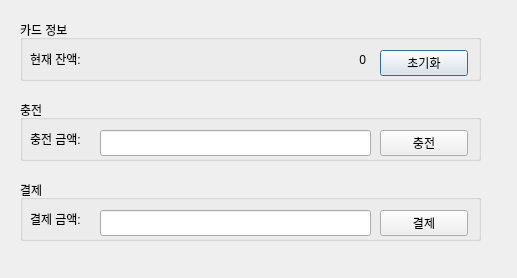
<?xml version="1.0" encoding="UTF-8"?>
<ui version="4.0">
 <class>Dialog</class>
 <widget class="QDialog" name="Dialog">
  <property name="geometry">
   <rect>
    <x>0</x>
    <y>0</y>
    <width>517</width>
    <height>278</height>
   </rect>
  </property>
  <property name="windowTitle">
   <string>Dialog</string>
  </property>
  <widget class="QGroupBox" name="groupBox">
   <property name="geometry">
    <rect>
     <x>20</x>
     <y>20</y>
     <width>461</width>
     <height>61</height>
    </rect>
   </property>
   <property name="title">
    <string>카드 정보</string>
   </property>
   <widget class="QPushButton" name="resetButton">
    <property name="geometry">
     <rect>
      <x>360</x>
      <y>30</y>
      <width>88</width>
      <height>26</height>
     </rect>
    </property>
    <property name="text">
     <string>초기화</string>
    </property>
   </widget>
   <widget class="QLabel" name="label">
    <property name="geometry">
     <rect>
      <x>10</x>
      <y>30</y>
      <width>71</width>
      <height>18</height>
     </rect>
    </property>
    <property name="text">
     <string>현재 잔액:</string>
    </property>
   </widget>
   <widget class="QLabel" name="totalLabel">
    <property name="geometry">
     <rect>
      <x>85</x>
      <y>30</y>
      <width>261</width>
      <height>20</height>
     </rect>
    </property>
    <property name="text">
     <string>0</string>
    </property>
    <property name="alignment">
     <set>Qt::AlignRight|Qt::AlignTrailing|Qt::AlignVCenter</set>
    </property>
   </widget>
  </widget>
  <widget class="QGroupBox" name="groupBox_2">
   <property name="geometry">
    <rect>
     <x>20</x>
     <y>100</y>
     <width>461</width>
     <height>61</height>
    </rect>
   </property>
   <property name="title">
    <string>충전</string>
   </property>
   <widget class="QPushButton" name="chargeButton">
    <property name="geometry">
     <rect>
      <x>360</x>
      <y>30</y>
      <width>88</width>
      <height>26</height>
     </rect>
    </property>
    <property name="text">
     <string>충전</string>
    </property>
   </widget>
   <widget class="QLabel" name="label_3">
    <property name="geometry">
     <rect>
      <x>10</x>
      <y>30</y>
      <width>71</width>
      <height>18</height>
     </rect>
    </property>
    <property name="text">
     <string>충전 금액:</string>
    </property>
   </widget>
   <widget class="QLineEdit" name="chargeEdit">
    <property name="geometry">
     <rect>
      <x>80</x>
      <y>30</y>
      <width>271</width>
      <height>26</height>
     </rect>
    </property>
    <property name="alignment">
     <set>Qt::AlignRight|Qt::AlignTrailing|Qt::AlignVCenter</set>
    </property>
   </widget>
  </widget>
  <widget class="QGroupBox" name="groupBox_3">
   <property name="geometry">
    <rect>
     <x>20</x>
     <y>180</y>
     <width>461</width>
     <height>61</height>
    </rect>
   </property>
   <property name="title">
    <string>결제</string>
   </property>
   <widget class="QPushButton" name="paymentButton">
    <property name="geometry">
     <rect>
      <x>360</x>
      <y>30</y>
      <width>88</width>
      <height>26</height>
     </rect>
    </property>
    <property name="text">
     <string>결제</string>
    </property>
   </widget>
   <widget class="QLabel" name="label_4">
    <property name="geometry">
     <rect>
      <x>10</x>
      <y>30</y>
      <width>71</width>
      <height>18</height>
     </rect>
    </property>
    <property name="text">
     <string>결제 금액:</string>
    </property>
   </widget>
   <widget class="QLineEdit" name="paymentEdit">
    <property name="geometry">
     <rect>
      <x>80</x>
      <y>30</y>
      <width>271</width>
      <height>26</height>
     </rect>
    </property>
    <property name="alignment">
     <set>Qt::AlignRight|Qt::AlignTrailing|Qt::AlignVCenter</set>
    </property>
   </widget>
  </widget>
 </widget>
 <resources/>
 <connections/>
</ui>
